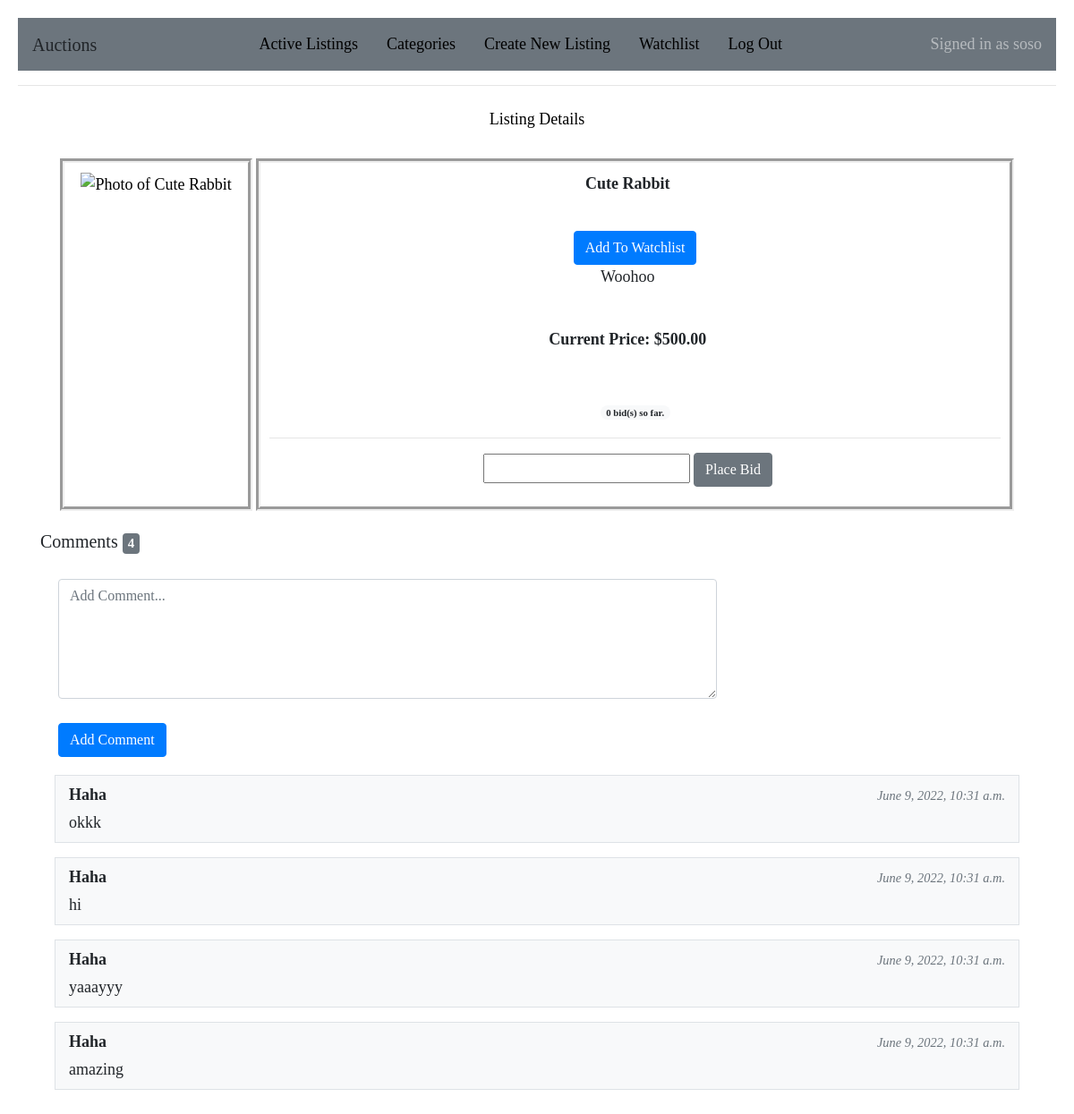
Page /1 (signed in) on the earlier database version.
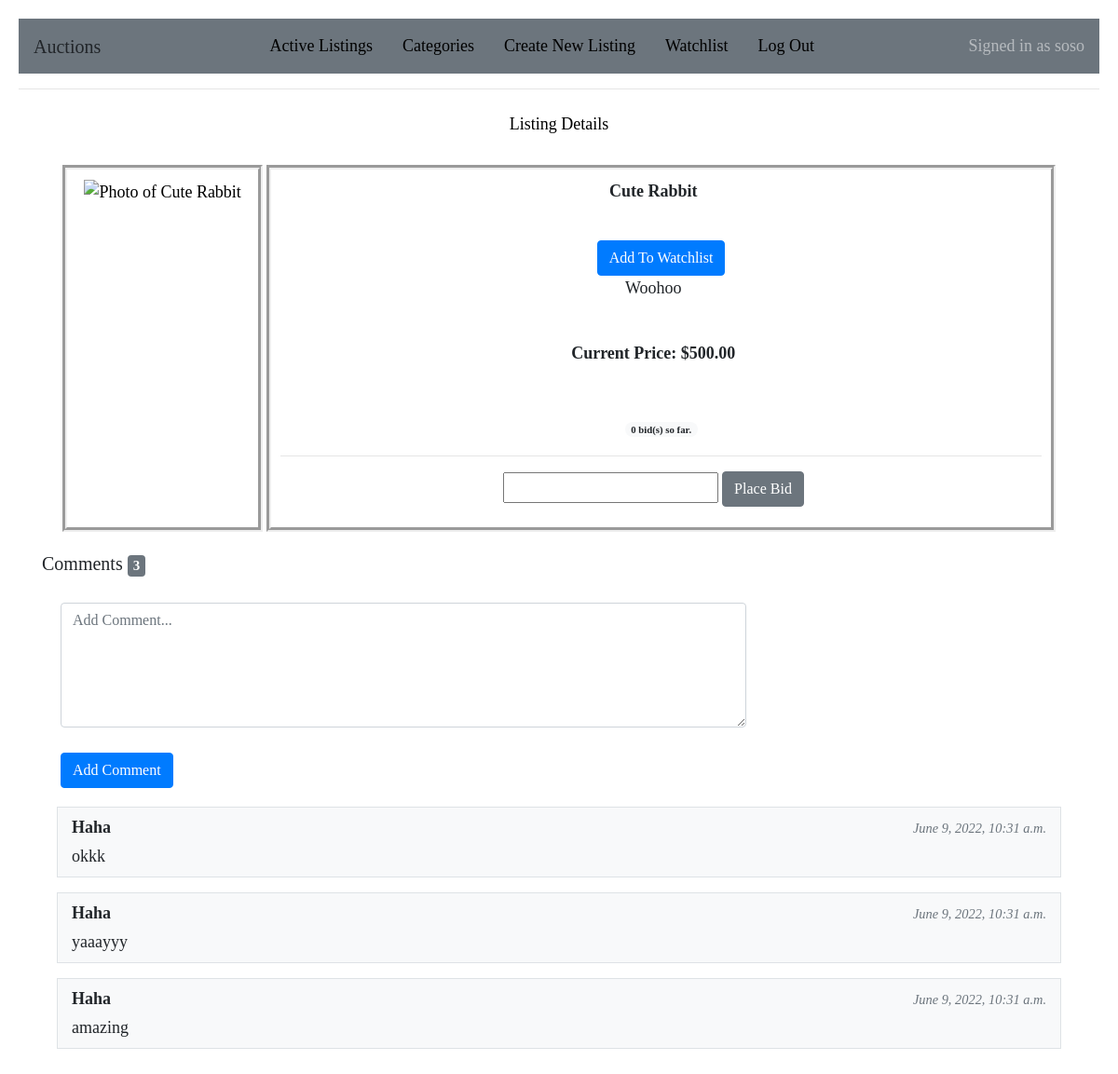
Same page on the later database version.
### auctions/models.py (models this page shows, shortened)
class Comment(models.Model):
    comment = models.CharField(max_length=5000)
    listing = models.ForeignKey(Listing, on_delete=models.CASCADE, related_name="comments")
    user = models.ForeignKey(User, on_delete=models.CASCADE, related_name="comments")
    time = models.DateTimeField(auto_now_add=True)

class User(AbstractUser):
    pass

### auctions/views.py (the view)
# urls.py: path("<int:listing_id>", views.listing, name="listing"),
@login_required()
def listing(request, listing_id):
    listing = Listing.objects.get(pk=listing_id)
    comments = listing.comments.all()
    total_comments = comments.count()
    bids = listing.listings.all()
    total_bids = bids.count()
    user = request.user
    if listing in user.watchlist.all():
         in_watchlist = True
    else:
        in_watchlist = False
    return render(request, "auctions/listing.html",{
        "listing": listing,
        "comment_form": NewCommentForm(),
        "in_watchlist": in_watchlist,
        "total_comments":  total_comments,
        "total_bids": total_bids
    })

### auctions/views.py
class NewCommentForm(forms.Form):
    comment = forms.CharField(label='',widget=forms.Textarea(attrs={
      "placeholder": "Add Comment...",
      "class": "form-control col-md-8 col-lg-12",
      "rows": 5,
      }))

### auctions/templates/auctions/listing.html (shortened to what this page needs)
{% extends "auctions/layout.html" %}
{% block body %}
    <ul class="nav justify-content-center">
        <li class="nav-item">
          <a class="nav-link" href="#">Listing Details</a>
        </li>
      </ul>
      <div class="container">
        <div id="grid">
            <div class="grid_item">
                <a href="default.asp"><img src="{{ listing.image }}" alt="Photo of {{ listing.title }}" style="width:300px;height:300px;"></a>
            </div>
            <div class="grid_item">
                <div style="width:800px; height:50px; margin:0"  class="font-weight-bold">
                    {{ listing.title }}
                </div>
                {% if in_watchlist %}
                <form action="{% url 'watchlist_remove' listing.id %}" method="post">
                    {% csrf_token %}
                    <div class="form-group">
                        <input type="hidden" name="user" value="{{user.id}}">
                    </div>
                    <input class="btn btn-primary" type="submit" value="Remove from Watchlist">
                </form>
            {% else %}
                <form action="{% url 'watchlist_add' listing.id %}" method="post">
                    <input class="btn btn-primary" type="submit" value="Add To Watchlist">
                </form>
            {% endif %}
                <div style="width:800px; height:50px; margin:0 ">
                    {{ listing.description }}
                </div>
                <div style="width:800px; height:80px; margin-top:20px;">
                    <p class="font-weight-bold">Current Price: ${{ listing.bid }} </p>
                </div>
                <small class="mt-0"><span class="badge badge-pill badge-light">{{ total_bids }} bid(s) so far.</span></small>
                <hr>
                <div style="width:800px; height:50px;">
                    <form action="{% url 'place_bid' listing.id %}" method="post">
                        <input type="number" name="bid">
                        <input type="submit" value="Place Bid" class="btn btn-secondary">
                    </form>
                </div>
            </div>
        </div>
      </div>
      {% if user.is_authenticated %}
        <div class="container">
            <h5>Comments <span class="badge badge-secondary">{{ total_comments }}</span></h5>
            <div id="grid">
                    <form action="{% url 'comment' listing.id %}" method="post">
                        {{ comment_form }}
                        <br>
                    <input type="submit" value="Add Comment" class="btn btn-primary">
                    </form>
            </div>
        </div>
        <div class="container">
            {% for comment in listing.comments.all %}
                <div class="row border bg-light py-2 mx-0 mx-md-3 mb-3">
                    <div class="col-6">
                        <strong>{{ comment.user }}</strong>
                    </div>
                    <div class="col-6 text-right text-muted">
                        <small><em>{{ comment.time }}</em></small>
                    </div>
                    <div class="col-xl-12 pt-1">
                        {{ comment.comment }}
                    </div>
                </div>
            {% endfor %}
        </div>
      {% endif %}
{% endblock %}

Differences in the rows shown:
removed Comment: user "Haha", time "June 9, 2022, 10:31 a.m.", comment "hi"
Other differences:
{{ total_comments }}: "4" → "3"
